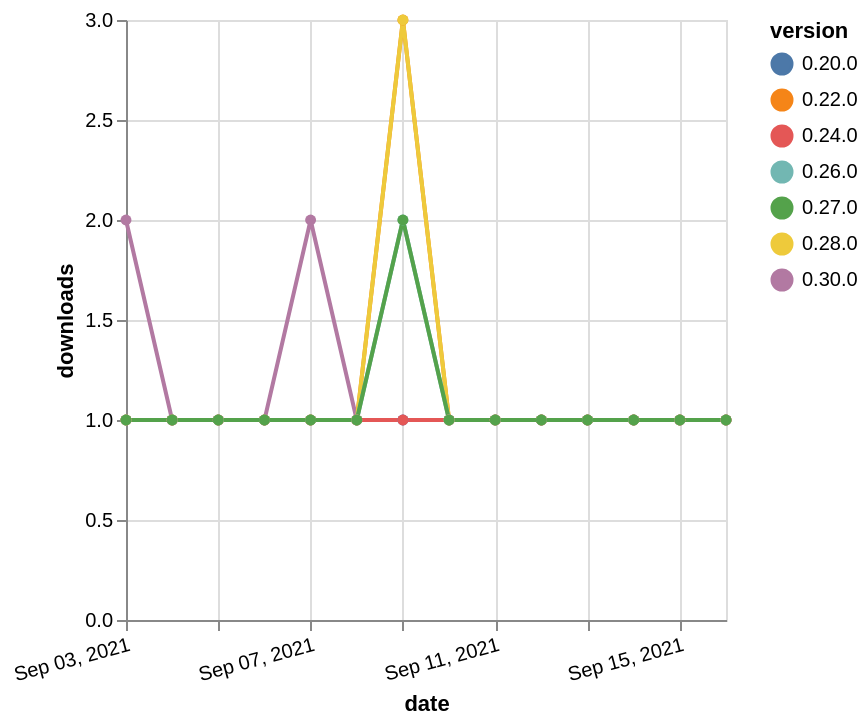

Specify this chart in Vega-Lite:
### Vega-Lite specification from a JSON file in a GitHub repository (floating-point values rounded to 4 significant figures)
{"$schema": "https://vega.github.io/schema/vega-lite/v5.json", "description": "A simple bar chart with embedded data.", "data": {"values": [{"date": "2021-09-03", "total": 214, "delta": 1, "version": "0.20.0"}, {"date": "2021-09-04", "total": 215, "delta": 1, "version": "0.20.0"}, {"date": "2021-09-05", "total": 216, "delta": 1, "version": "0.20.0"}, {"date": "2021-09-06", "total": 217, "delta": 1, "version": "0.20.0"}, {"date": "2021-09-07", "total": 218, "delta": 1, "version": "0.20.0"}, {"date": "2021-09-08", "total": 219, "delta": 1, "version": "0.20.0"}, {"date": "2021-09-09", "total": 220, "delta": 1, "version": "0.20.0"}, {"date": "2021-09-10", "total": 221, "delta": 1, "version": "0.20.0"}, {"date": "2021-09-11", "total": 222, "delta": 1, "version": "0.20.0"}, {"date": "2021-09-12", "total": 223, "delta": 1, "version": "0.20.0"}, {"date": "2021-09-13", "total": 224, "delta": 1, "version": "0.20.0"}, {"date": "2021-09-14", "total": 225, "delta": 1, "version": "0.20.0"}, {"date": "2021-09-15", "total": 226, "delta": 1, "version": "0.20.0"}, {"date": "2021-09-16", "total": 227, "delta": 1, "version": "0.20.0"}, {"date": "2021-09-03", "total": 306, "delta": 1, "version": "0.22.0"}, {"date": "2021-09-04", "total": 307, "delta": 1, "version": "0.22.0"}, {"date": "2021-09-05", "total": 308, "delta": 1, "version": "0.22.0"}, {"date": "2021-09-06", "total": 309, "delta": 1, "version": "0.22.0"}, {"date": "2021-09-07", "total": 310, "delta": 1, "version": "0.22.0"}, {"date": "2021-09-08", "total": 311, "delta": 1, "version": "0.22.0"}, {"date": "2021-09-09", "total": 314, "delta": 3, "version": "0.22.0"}, {"date": "2021-09-10", "total": 315, "delta": 1, "version": "0.22.0"}, {"date": "2021-09-11", "total": 316, "delta": 1, "version": "0.22.0"}, {"date": "2021-09-12", "total": 317, "delta": 1, "version": "0.22.0"}, {"date": "2021-09-13", "total": 318, "delta": 1, "version": "0.22.0"}, {"date": "2021-09-14", "total": 319, "delta": 1, "version": "0.22.0"}, {"date": "2021-09-15", "total": 320, "delta": 1, "version": "0.22.0"}, {"date": "2021-09-16", "total": 321, "delta": 1, "version": "0.22.0"}, {"date": "2021-09-03", "total": 116, "delta": 2, "version": "0.30.0"}, {"date": "2021-09-04", "total": 117, "delta": 1, "version": "0.30.0"}, {"date": "2021-09-05", "total": 118, "delta": 1, "version": "0.30.0"}, {"date": "2021-09-06", "total": 119, "delta": 1, "version": "0.30.0"}, {"date": "2021-09-07", "total": 121, "delta": 2, "version": "0.30.0"}, {"date": "2021-09-08", "total": 122, "delta": 1, "version": "0.30.0"}, {"date": "2021-09-09", "total": 123, "delta": 1, "version": "0.30.0"}, {"date": "2021-09-10", "total": 124, "delta": 1, "version": "0.30.0"}, {"date": "2021-09-11", "total": 125, "delta": 1, "version": "0.30.0"}, {"date": "2021-09-12", "total": 126, "delta": 1, "version": "0.30.0"}, {"date": "2021-09-13", "total": 127, "delta": 1, "version": "0.30.0"}, {"date": "2021-09-14", "total": 128, "delta": 1, "version": "0.30.0"}, {"date": "2021-09-15", "total": 129, "delta": 1, "version": "0.30.0"}, {"date": "2021-09-16", "total": 130, "delta": 1, "version": "0.30.0"}, {"date": "2021-09-03", "total": 165, "delta": 1, "version": "0.24.0"}, {"date": "2021-09-04", "total": 166, "delta": 1, "version": "0.24.0"}, {"date": "2021-09-05", "total": 167, "delta": 1, "version": "0.24.0"}, {"date": "2021-09-06", "total": 168, "delta": 1, "version": "0.24.0"}, {"date": "2021-09-07", "total": 169, "delta": 1, "version": "0.24.0"}, {"date": "2021-09-08", "total": 170, "delta": 1, "version": "0.24.0"}, {"date": "2021-09-09", "total": 171, "delta": 1, "version": "0.24.0"}, {"date": "2021-09-10", "total": 172, "delta": 1, "version": "0.24.0"}, {"date": "2021-09-11", "total": 173, "delta": 1, "version": "0.24.0"}, {"date": "2021-09-12", "total": 174, "delta": 1, "version": "0.24.0"}, {"date": "2021-09-13", "total": 175, "delta": 1, "version": "0.24.0"}, {"date": "2021-09-14", "total": 176, "delta": 1, "version": "0.24.0"}, {"date": "2021-09-15", "total": 177, "delta": 1, "version": "0.24.0"}, {"date": "2021-09-16", "total": 178, "delta": 1, "version": "0.24.0"}, {"date": "2021-09-03", "total": 165, "delta": 1, "version": "0.28.0"}, {"date": "2021-09-04", "total": 166, "delta": 1, "version": "0.28.0"}, {"date": "2021-09-05", "total": 167, "delta": 1, "version": "0.28.0"}, {"date": "2021-09-06", "total": 168, "delta": 1, "version": "0.28.0"}, {"date": "2021-09-07", "total": 169, "delta": 1, "version": "0.28.0"}, {"date": "2021-09-08", "total": 170, "delta": 1, "version": "0.28.0"}, {"date": "2021-09-09", "total": 173, "delta": 3, "version": "0.28.0"}, {"date": "2021-09-10", "total": 174, "delta": 1, "version": "0.28.0"}, {"date": "2021-09-11", "total": 175, "delta": 1, "version": "0.28.0"}, {"date": "2021-09-12", "total": 176, "delta": 1, "version": "0.28.0"}, {"date": "2021-09-13", "total": 177, "delta": 1, "version": "0.28.0"}, {"date": "2021-09-14", "total": 178, "delta": 1, "version": "0.28.0"}, {"date": "2021-09-15", "total": 179, "delta": 1, "version": "0.28.0"}, {"date": "2021-09-16", "total": 180, "delta": 1, "version": "0.28.0"}, {"date": "2021-09-03", "total": 144, "delta": 1, "version": "0.26.0"}, {"date": "2021-09-04", "total": 145, "delta": 1, "version": "0.26.0"}, {"date": "2021-09-05", "total": 146, "delta": 1, "version": "0.26.0"}, {"date": "2021-09-06", "total": 147, "delta": 1, "version": "0.26.0"}, {"date": "2021-09-07", "total": 148, "delta": 1, "version": "0.26.0"}, {"date": "2021-09-08", "total": 149, "delta": 1, "version": "0.26.0"}, {"date": "2021-09-09", "total": 151, "delta": 2, "version": "0.26.0"}, {"date": "2021-09-10", "total": 152, "delta": 1, "version": "0.26.0"}, {"date": "2021-09-11", "total": 153, "delta": 1, "version": "0.26.0"}, {"date": "2021-09-12", "total": 154, "delta": 1, "version": "0.26.0"}, {"date": "2021-09-13", "total": 155, "delta": 1, "version": "0.26.0"}, {"date": "2021-09-14", "total": 156, "delta": 1, "version": "0.26.0"}, {"date": "2021-09-15", "total": 157, "delta": 1, "version": "0.26.0"}, {"date": "2021-09-16", "total": 158, "delta": 1, "version": "0.26.0"}, {"date": "2021-09-03", "total": 134, "delta": 1, "version": "0.27.0"}, {"date": "2021-09-04", "total": 135, "delta": 1, "version": "0.27.0"}, {"date": "2021-09-05", "total": 136, "delta": 1, "version": "0.27.0"}, {"date": "2021-09-06", "total": 137, "delta": 1, "version": "0.27.0"}, {"date": "2021-09-07", "total": 138, "delta": 1, "version": "0.27.0"}, {"date": "2021-09-08", "total": 139, "delta": 1, "version": "0.27.0"}, {"date": "2021-09-09", "total": 141, "delta": 2, "version": "0.27.0"}, {"date": "2021-09-10", "total": 142, "delta": 1, "version": "0.27.0"}, {"date": "2021-09-11", "total": 143, "delta": 1, "version": "0.27.0"}, {"date": "2021-09-12", "total": 144, "delta": 1, "version": "0.27.0"}, {"date": "2021-09-13", "total": 145, "delta": 1, "version": "0.27.0"}, {"date": "2021-09-14", "total": 146, "delta": 1, "version": "0.27.0"}, {"date": "2021-09-15", "total": 147, "delta": 1, "version": "0.27.0"}, {"date": "2021-09-16", "total": 148, "delta": 1, "version": "0.27.0"}]}, "width": "container", "mark": {"type": "line", "point": {"filled": true}}, "encoding": {"x": {"field": "date", "type": "temporal", "timeUnit": "yearmonthdate", "title": "date", "axis": {"labelAngle": -15}}, "y": {"field": "delta", "type": "quantitative", "title": "downloads"}, "color": {"field": "version", "type": "nominal"}, "tooltip": {"field": "delta"}}}
